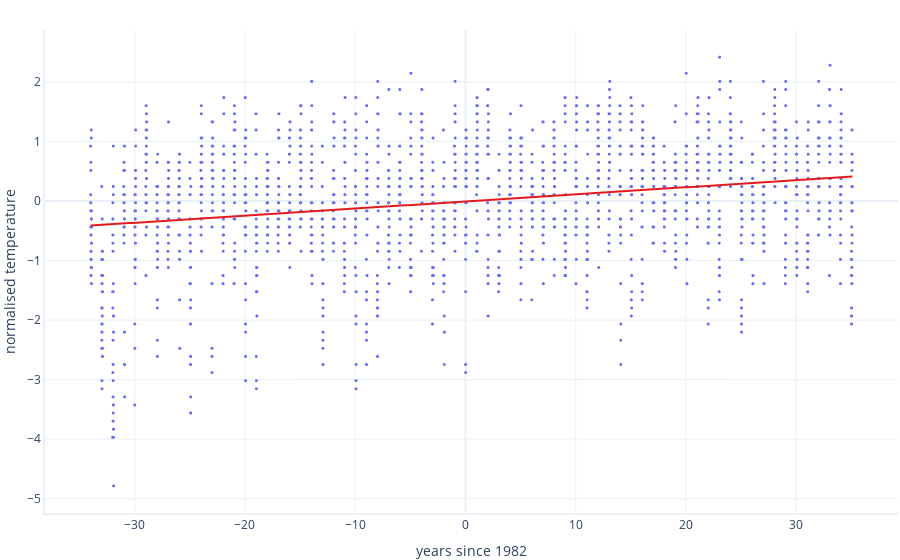

Write notebook code for a chart like this one.
### Code cell
import math

print("Training beginning...")
last_cost = math.inf
i = 0
continue_loop = True

while continue_loop:
    continue_loop, last_cost = train_one_iteration(model_inputs=data["years_since_1982"],
                                            true_temperatures=data["normalised_temperature"],
                                            last_cost=last_cost)

    # Print the status
    if i % 400 == 0:
        print(f"Iteration: {i}")

    i += 1


print("Training complete!")
print(f"Model parameters after training:\t{model.intercept:.8f},\t{model.slope:.8f}")
graphing.scatter_2D(data, "years_since_1982", "normalised_temperature", trendline=model.predict)
